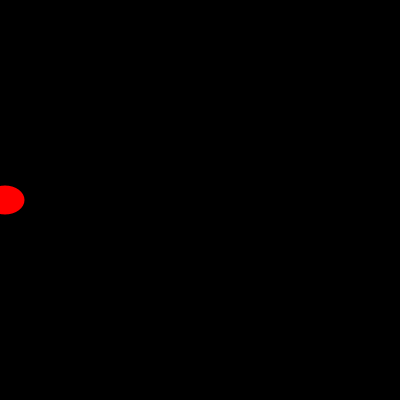
Frame 1 (no input)
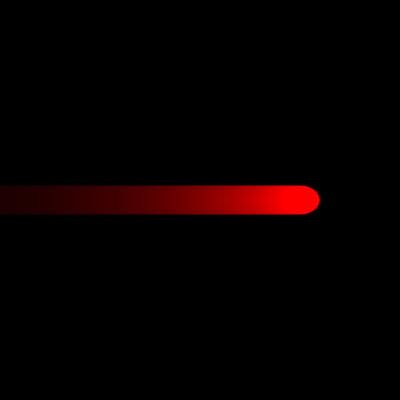
Frame 60 (the mouse pressed at the canvas centre just before this capture)
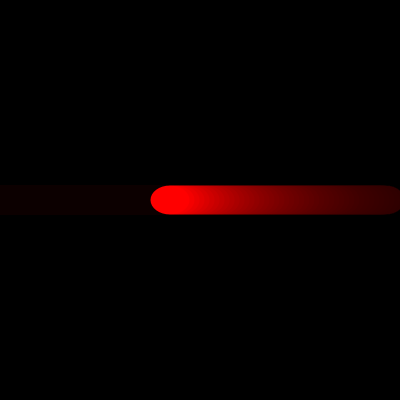
Frame 120 (the mouse held since frame 60 and released just before this capture)

The Processing sketch that drew these frames (run headless with seeded random() and noise(); from frame 60 on, the mouse is pressed at the canvas centre):

// Processing sketch: processing_140323
// ── processing_140323.pde

float x, y, dx, wd, ht; 
color bgColor, ellipseColor; 
 
void setup( ) 
{ 
 size( 400, 400 ); 
 background( 0 ); 
 x = 0; 
 y = height/2; 
 wd = 39; 
 ht = 29; 
 dx = 5; 
 
 bgColor = color( 0, 10 ); 
 ellipseColor = color(255, 0, 0 ); 
 noStroke ( ); 
} 
 
void draw( ) 
{ 
 prepareWindow( ); 
 moveEllipse( ); 
 drawEllipse( ); 
} 

void prepareWindow()
{
  fill(bgColor);
  rect(0, 0, width, height);
}

void moveEllipse()
{
  x = x + dx;
  if(x + (.5*wd) > width)
  {
    dx = -dx; 
  }
  else if(x < 0)
  {
    dx = -dx;
  }
}

void drawEllipse()
{
  fill(ellipseColor);
  ellipse(x, y, wd, ht);
}
